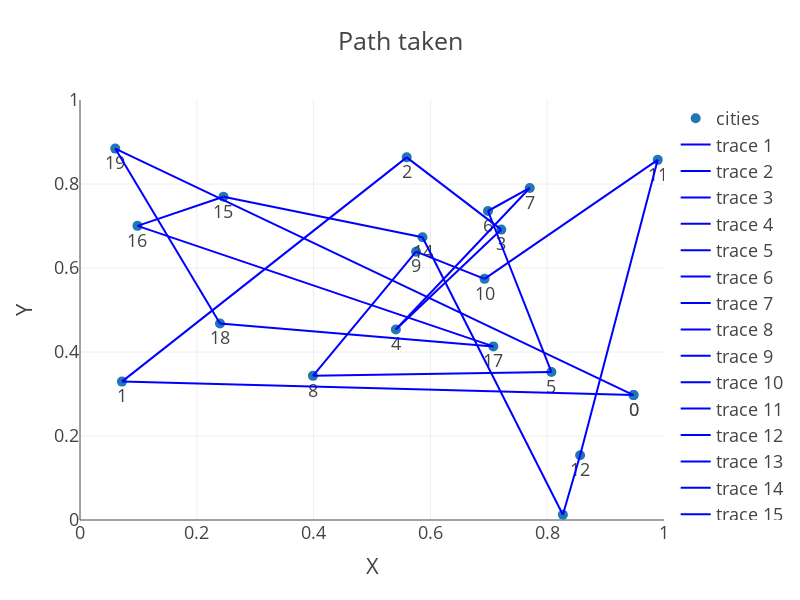

Notebook code for this chart:
### Markdown cell above
#### Test the function

### Code cell
rg = Generator(PCG64(42069)) # set your own unique seed number
n_cities = 20
cities = simulate_cities(rg, n_cities)
print(cities)
path = [0,1,2,3,4,5,6,7,8,9,10,11,12,13,14,15,16,17,18,19,0]
print(path)
rg = Generator(PCG64(42070))
path = randomly_generate_new_city_seq(rg, path)
print(path)
draw_salesman(path, cities)

### Figure 1 — Plotly figure (JSON) as saved in the notebook; plotly's stock layout.template omitted (floating-point values rounded to 4 significant figures)
{"data": [{"marker": {"size": 10}, "mode": "markers+text", "name": "cities", "text": ["0", "1", "2", "3", "4", "7", "6", "5", "8", "9", "10", "11", "12", "13", "14", "15", "16", "17", "18", "19", "0"], "textposition": "bottom center", "type": "scatter", "x": [0.9479, 0.0718, 0.5594, 0.7213, 0.5409, 0.7702, 0.6986, 0.8073, 0.3989, 0.5755, 0.6927, 0.9893, 0.8564, 0.8268, 0.5865, 0.2457, 0.09845, 0.7077, 0.2397, 0.06036, 0.9479], "y": [0.2974, 0.3295, 0.8635, 0.6914, 0.4535, 0.7906, 0.7357, 0.3523, 0.3432, 0.6389, 0.5742, 0.8575, 0.1541, 0.0125, 0.6731, 0.7695, 0.7003, 0.4134, 0.4679, 0.8843, 0.2974]}, {"line": {"color": "blue", "width": 2}, "mode": "lines", "type": "scatter", "x": [0.9479, 0.0718], "y": [0.2974, 0.3295]}, {"line": {"color": "blue", "width": 2}, "mode": "lines", "type": "scatter", "x": [0.0718, 0.5594], "y": [0.3295, 0.8635]}, {"line": {"color": "blue", "width": 2}, "mode": "lines", "type": "scatter", "x": [0.5594, 0.7213], "y": [0.8635, 0.6914]}, {"line": {"color": "blue", "width": 2}, "mode": "lines", "type": "scatter", "x": [0.7213, 0.5409], "y": [0.6914, 0.4535]}, {"line": {"color": "blue", "width": 2}, "mode": "lines", "type": "scatter", "x": [0.5409, 0.7702], "y": [0.4535, 0.7906]}, {"line": {"color": "blue", "width": 2}, "mode": "lines", "type": "scatter", "x": [0.7702, 0.6986], "y": [0.7906, 0.7357]}, {"line": {"color": "blue", "width": 2}, "mode": "lines", "type": "scatter", "x": [0.6986, 0.8073], "y": [0.7357, 0.3523]}, {"line": {"color": "blue", "width": 2}, "mode": "lines", "type": "scatter", "x": [0.8073, 0.3989], "y": [0.3523, 0.3432]}, {"line": {"color": "blue", "width": 2}, "mode": "lines", "type": "scatter", "x": [0.3989, 0.5755], "y": [0.3432, 0.6389]}, {"line": {"color": "blue", "width": 2}, "mode": "lines", "type": "scatter", "x": [0.5755, 0.6927], "y": [0.6389, 0.5742]}, {"line": {"color": "blue", "width": 2}, "mode": "lines", "type": "scatter", "x": [0.6927, 0.9893], "y": [0.5742, 0.8575]}, {"line": {"color": "blue", "width": 2}, "mode": "lines", "type": "scatter", "x": [0.9893, 0.8564], "y": [0.8575, 0.1541]}, {"line": {"color": "blue", "width": 2}, "mode": "lines", "type": "scatter", "x": [0.8564, 0.8268], "y": [0.1541, 0.0125]}, {"line": {"color": "blue", "width": 2}, "mode": "lines", "type": "scatter", "x": [0.8268, 0.5865], "y": [0.0125, 0.6731]}, {"line": {"color": "blue", "width": 2}, "mode": "lines", "type": "scatter", "x": [0.5865, 0.2457], "y": [0.6731, 0.7695]}, {"line": {"color": "blue", "width": 2}, "mode": "lines", "type": "scatter", "x": [0.2457, 0.09845], "y": [0.7695, 0.7003]}, {"line": {"color": "blue", "width": 2}, "mode": "lines", "type": "scatter", "x": [0.09845, 0.7077], "y": [0.7003, 0.4134]}, {"line": {"color": "blue", "width": 2}, "mode": "lines", "type": "scatter", "x": [0.7077, 0.2397], "y": [0.4134, 0.4679]}, {"line": {"color": "blue", "width": 2}, "mode": "lines", "type": "scatter", "x": [0.2397, 0.06036], "y": [0.4679, 0.8843]}, {"line": {"color": "blue", "width": 2}, "mode": "lines", "type": "scatter", "x": [0.06036, 0.9479], "y": [0.8843, 0.2974]}], "layout": {"height": 600, "title": {"text": "Path taken"}, "width": 800, "xaxis": {"range": [0, 1], "title": {"text": "X"}}, "yaxis": {"range": [0, 1], "title": {"text": "Y"}}}}
